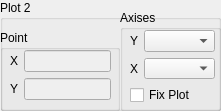
   <widget class="QGroupBox" name="groupBoxPlot_2">
    <property name="geometry">
     <rect>
      <x>810</x>
      <y>10</y>
      <width>221</width>
      <height>111</height>
     </rect>
    </property>
    <property name="title">
     <string>Plot 2</string>
    </property>
    <widget class="QGroupBox" name="groupBoxPoint_2">
     <property name="geometry">
      <rect>
       <x>0</x>
       <y>30</y>
       <width>120</width>
       <height>81</height>
      </rect>
     </property>
     <property name="title">
      <string>Point</string>
     </property>
     <widget class="QWidget" name="layoutWidget_8">
      <property name="geometry">
       <rect>
        <x>10</x>
        <y>20</y>
        <width>101</width>
        <height>52</height>
       </rect>
      </property>
      <layout class="QVBoxLayout" name="verticalLayout_11">
       <item>
        <layout class="QHBoxLayout" name="horizontalLayout_23">
         <item>
          <widget class="QLabel" name="labelPointX_2">
           <property name="text">
            <string>X</string>
           </property>
          </widget>
         </item>
         <item>
          <widget class="QLineEdit" name="lineEditPointX_2">
           <property name="enabled">
            <bool>false</bool>
           </property>
          </widget>
         </item>
        </layout>
       </item>
       <item>
        <layout class="QHBoxLayout" name="horizontalLayout_24">
         <item>
          <widget class="QLabel" name="labelPointY_2">
           <property name="text">
            <string>Y</string>
           </property>
          </widget>
         </item>
         <item>
          <widget class="QLineEdit" name="lineEditPointY_2">
           <property name="enabled">
            <bool>false</bool>
           </property>
          </widget>
         </item>
        </layout>
       </item>
      </layout>
     </widget>
    </widget>
    <widget class="QGroupBox" name="groupBoxAxis_2">
     <property name="geometry">
      <rect>
       <x>120</x>
       <y>10</y>
       <width>101</width>
       <height>101</height>
      </rect>
     </property>
     <property name="title">
      <string>Axises</string>
     </property>
     <widget class="QWidget" name="layoutWidget_2">
      <property name="geometry">
       <rect>
        <x>10</x>
        <y>20</y>
        <width>85</width>
        <height>75</height>
       </rect>
      </property>
      <layout class="QVBoxLayout" name="verticalLayout_12">
       <item>
        <layout class="QHBoxLayout" name="horizontalLayout_25">
         <item>
          <widget class="QLabel" name="labelYAxis_2">
           <property name="text">
            <string>Y</string>
           </property>
          </widget>
         </item>
         <item>
          <widget class="QComboBox" name="comboBoxYAxisValue_2">
           <property name="sizePolicy">
            <sizepolicy hsizetype="Fixed" vsizetype="Fixed">
             <horstretch>0</horstretch>
             <verstretch>0</verstretch>
            </sizepolicy>
           </property>
          </widget>
         </item>
        </layout>
       </item>
       <item>
        <layout class="QHBoxLayout" name="horizontalLayout_51">
         <item>
          <widget class="QLabel" name="labelXAxis_2">
           <property name="text">
            <string>X</string>
           </property>
          </widget>
         </item>
         <item>
          <widget class="QComboBox" name="comboBoxXAxisValue_2">
           <property name="sizePolicy">
            <sizepolicy hsizetype="Fixed" vsizetype="Fixed">
             <horstretch>0</horstretch>
             <verstretch>0</verstretch>
            </sizepolicy>
           </property>
          </widget>
         </item>
        </layout>
       </item>
       <item>
        <widget class="QCheckBox" name="checkBoxFixPlot_2">
         <property name="text">
          <string>Fix Plot</string>
         </property>
        </widget>
       </item>
      </layout>
     </widget>
    </widget>
   </widget>
